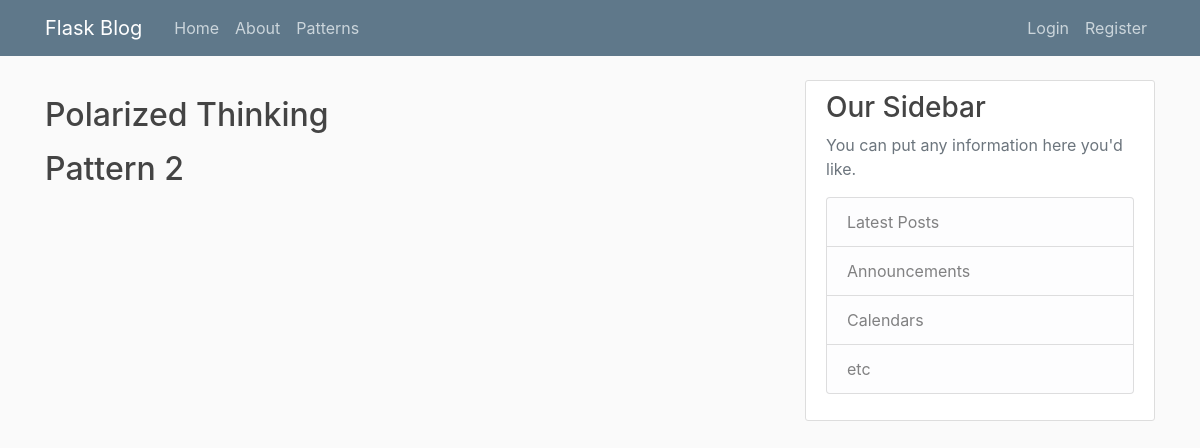
Page /patterns on the earlier database version.
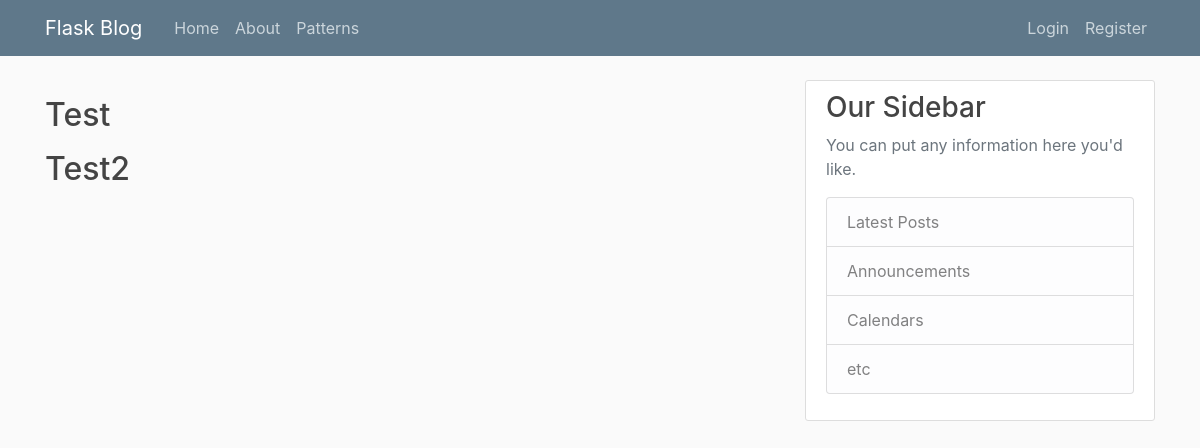
Same page on the later database version.
### flaskblog/models.py (models this page shows, shortened)
class Pattern(db.Model):
    id = db.Column(db.Integer, unique=True, nullable=False)
    title = db.Column(db.String(100), primary_key=True, unique=True, nullable=False)
    content = db.Column(db.Text)
    sections = db.relationship('Section', backref='parent_pattern', lazy=True)

### flaskblog/patterns/routes.py (the view)
@patterns.route("/patterns/index")
@patterns.route("/patterns")
def index():
    page = request.args.get('page', 1, type=int)
    patterns_list = Pattern.query.order_by(Pattern.id.asc()) \
        .paginate(page=page, per_page=10)
    return render_template('patterns_index.html', patterns_list=patterns_list)

### flaskblog/templates/patterns_index.html (shortened to what this page needs)
{% extends "layout.html" %}
{% block content %}
{% for pattern in patterns_list.items %}
    <p><h2>
        <a class="article-title" href="{{ url_for('patterns.pattern', title=pattern.title) }}">{{ pattern.title }}</a>
    </h2></p>
{% endfor %}
{% endblock content %}

### flaskblog/templates/layout.html (shortened to what this page needs)
<!DOCTYPE html>
<html>
<head>
    <link rel="stylesheet" href="https://maxcdn.bootstrapcdn.com/bootstrap/4.0.0/css/bootstrap.min.css">
    <link rel="stylesheet" type="text/css" href="{{ url_for('static', filename='main.css') }}">
</head>
<body>
    <header class="site-header">
      <nav class="navbar navbar-expand-md navbar-dark bg-steel fixed-top">
        <div class="container">
          <a class="navbar-brand mr-4" href="/">Flask Blog</a>
          <div class="collapse navbar-collapse" id="navbarToggle">
            <div class="navbar-nav mr-auto">
              <a class="nav-item nav-link" href="{{ url_for('main.home') }}">Home</a>
              <a class="nav-item nav-link" href="{{ url_for('main.about') }}">About</a>
              <a class="nav-item nav-link" href="{{ url_for('patterns.index') }}">Patterns</a>
            </div>
            <div class="navbar-nav">
              {% if current_user.is_authenticated %}
                <a class="nav-item nav-link" href="{{ url_for('posts.new_post') }}">New Post</a>
                <a class="nav-item nav-link" href="{{ url_for('users.account') }}">Account</a>
                <a class="nav-item nav-link" href="{{ url_for('users.logout') }}">Logout</a>
              {% else %}
                <a class="nav-item nav-link" href="{{ url_for('users.login') }}">Login</a>
                <a class="nav-item nav-link" href="{{ url_for('users.register') }}">Register</a>
              {% endif %}
            </div>
          </div>
        </div>
      </nav>
    </header>
    <main role="main" class="container">
      <div class="row">
        <div class="col-md-8">
          {% block content %}{% endblock %}
        </div>
        <div class="col-md-4">
          <div class="content-section">
            <h3>Our Sidebar</h3>
            <p class='text-muted'>You can put any information here you'd like.
              <ul class="list-group">
                <li class="list-group-item list-group-item-light">Latest Posts</li>
                <li class="list-group-item list-group-item-light">Announcements</li>
                <li class="list-group-item list-group-item-light">Calendars</li>
                <li class="list-group-item list-group-item-light">etc</li>
              </ul>
            </p>
          </div>
        </div>
      </div>
    </main>
</body>
</html>

### flaskblog/static/main.css (style rules this page uses)
body { background: #fafafa; color: #333333; margin-top: 5rem; }
h1, h2, h3, h4, h5, h6 { color: #444444; }
.bg-steel { background-color: #5f788a; }
.site-header .navbar-nav .nav-link { color: #cbd5db; }
.content-section { background: #ffffff; padding: 10px 20px; border: 1px solid #dddddd; border-radius: 3px; margin-bottom: 20px; }
.article-title { color: #444444; }

Differences in the rows shown:
removed Pattern: title "Polarized Thinking"
removed Pattern: title "Pattern 2"
added Pattern: title "Test"
added Pattern: title "Test2"
